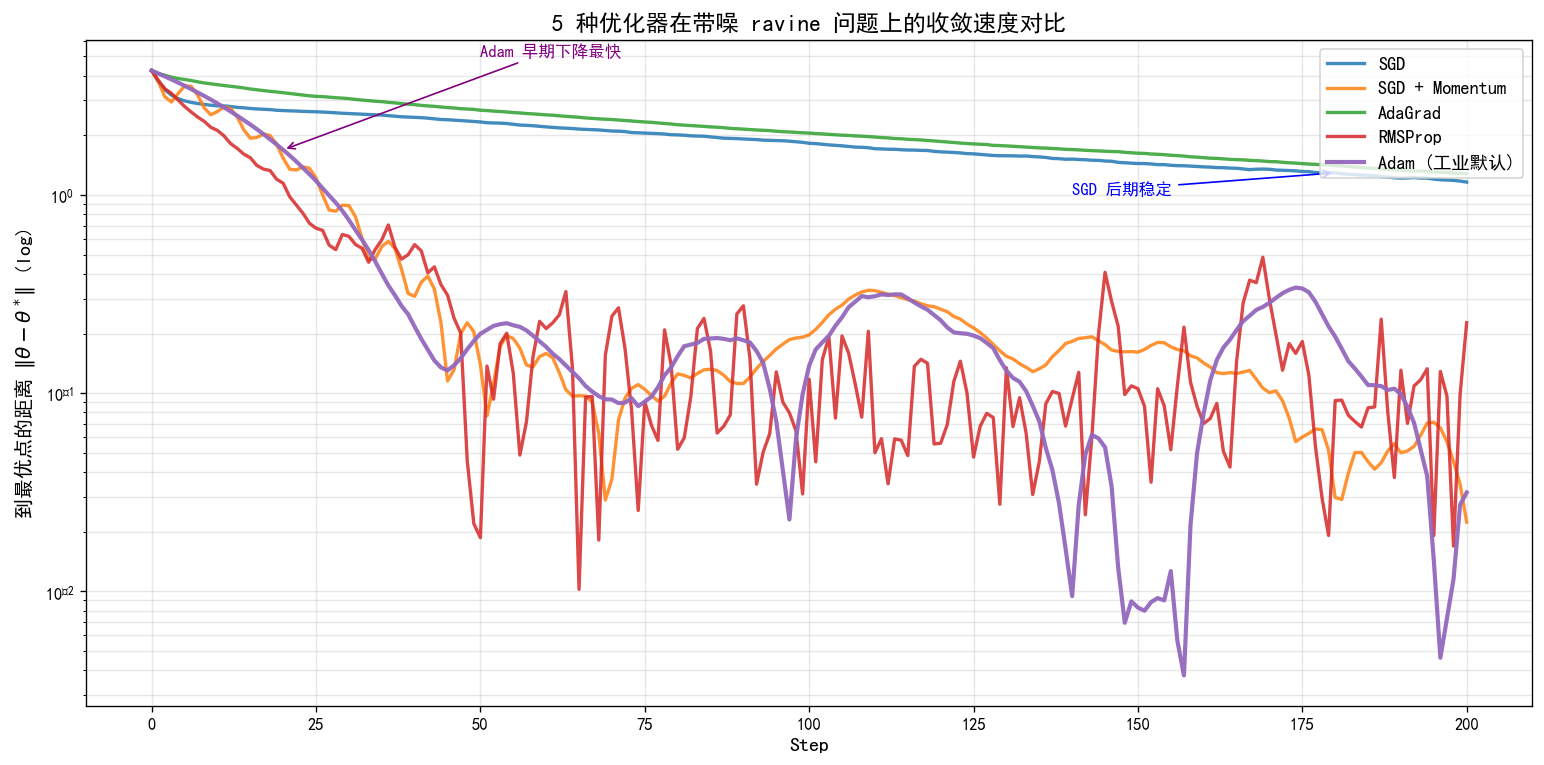

Generate this figure with Python:
"""
3-5-optimizer-convergence.py
Side-by-side convergence comparison of 5 optimizers on a noisy quadratic problem.
Visualizes how fast each optimizer reaches the optimum.

Output: assets/figures/3-5-optimizer-convergence.png
"""
import numpy as np
import matplotlib.pyplot as plt
import os

os.makedirs("assets/figures", exist_ok=True)

np.random.seed(0)
n_steps = 200

# Skewed quadratic: 100x more curvature in one direction (ravine-like)
def grad_fn(theta, noise=0.0):
    g = np.array([0.1 * theta[0], 5.0 * theta[1]])
    if noise > 0:
        g += np.random.randn(2) * noise
    return g


def optimize(name, start, lr, n_steps, beta1=0.9, beta2=0.999, eps=1e-8,
             momentum=0.0, noise=0.05, kind="sgd"):
    theta = start.copy()
    path = [np.linalg.norm(theta)]
    m = np.zeros_like(theta)
    v = np.zeros_like(theta)
    t = 0
    for _ in range(n_steps):
        g = grad_fn(theta, noise=noise)
        t += 1
        if kind == "sgd":
            theta = theta - lr * g
        elif kind == "momentum":
            m = momentum * m - lr * g
            theta = theta + m
        elif kind == "adagrad":
            v = v + g ** 2
            theta = theta - lr * g / (np.sqrt(v) + eps)
        elif kind == "rmsprop":
            v = 0.9 * v + 0.1 * g ** 2
            theta = theta - lr * g / (np.sqrt(v) + eps)
        elif kind == "adam":
            m = beta1 * m + (1 - beta1) * g
            v = beta2 * v + (1 - beta2) * g ** 2
            mh = m / (1 - beta1 ** t)
            vh = v / (1 - beta2 ** t)
            theta = theta - lr * mh / (np.sqrt(vh) + eps)
        path.append(np.linalg.norm(theta))
    return np.array(path)


start = np.array([3.0, 3.0])
sgd_path = optimize("SGD", start, lr=0.05, n_steps=n_steps, kind="sgd", noise=0.1)
mom_path = optimize("Momentum", start, lr=0.05, n_steps=n_steps, momentum=0.9, kind="momentum", noise=0.1)
adagrad_path = optimize("AdaGrad", start, lr=0.1, n_steps=n_steps, kind="adagrad", noise=0.1)
rmsprop_path = optimize("RMSProp", start, lr=0.1, n_steps=n_steps, kind="rmsprop", noise=0.1)
adam_path = optimize("Adam", start, lr=0.1, n_steps=n_steps, kind="adam", noise=0.1)

fig, ax = plt.subplots(figsize=(13, 6.5))

steps = np.arange(len(sgd_path))
ax.semilogy(steps, sgd_path + 1e-3, "C0-", linewidth=2, label="SGD", alpha=0.85)
ax.semilogy(steps, mom_path + 1e-3, "C1-", linewidth=2, label="SGD + Momentum", alpha=0.85)
ax.semilogy(steps, adagrad_path + 1e-3, "C2-", linewidth=2, label="AdaGrad", alpha=0.85)
ax.semilogy(steps, rmsprop_path + 1e-3, "C3-", linewidth=2, label="RMSProp", alpha=0.85)
ax.semilogy(steps, adam_path + 1e-3, "C4-", linewidth=2.5, label="Adam (工业默认)", alpha=0.95)

ax.set_xlabel("Step", fontsize=12)
ax.set_ylabel("到最优点的距离 $\|\\theta - \\theta^*\|$ (log)", fontsize=12)
ax.set_title("5 种优化器在带噪 ravine 问题上的收敛速度对比",
             fontsize=14, fontweight="bold")
ax.legend(loc="upper right", fontsize=11)
ax.grid(True, alpha=0.3, which="both")

# Annotation: Adam wins early
ax.annotate("Adam 早期下降最快",
            xy=(20, adam_path[20] + 1e-3), xytext=(50, 5),
            fontsize=10, color="purple",
            arrowprops=dict(arrowstyle="->", color="purple"))

# Annotation: SGD steady late
ax.annotate("SGD 后期稳定",
            xy=(180, sgd_path[180] + 1e-3), xytext=(140, 1),
            fontsize=10, color="blue",
            arrowprops=dict(arrowstyle="->", color="blue"))

plt.tight_layout()
plt.savefig("assets/figures/3-5-optimizer-convergence.png", dpi=120, bbox_inches="tight")
print("Saved: assets/figures/3-5-optimizer-convergence.png")
